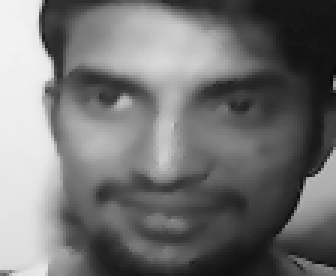
#> input picture Real Time Face Recognition Using OpenCV/database/Vijesh/101.png, 112 x 92 px, given in place of the camera (shown 3 times larger)
$ python create_database.py database/Vijesh/101.png
#> lines starting #> are read from the running program, lines starting #| are printed output that depends on the picture
# create_database.py
import cv2
import sys
import os
import time

count = 0
size = 4
fn_haar = 'haarcascade_frontalface_default.xml'
fn_dir = 'database'
fn_name = sys.argv[1]  # name of the person
path = os.path.join(fn_dir, fn_name)
if not os.path.isdir(path):
    os.mkdir(path)
(im_width, im_height) = (112, 92)
haar_cascade = cv2.CascadeClassifier(fn_haar)
webcam = cv2.VideoCapture(0)

print("-----------------------Taking pictures----------------------")
print("--------------------Give some expressions---------------------")
# The program loops until it has 20 images of the face.

while count < 300:
    (rval, im) = webcam.read()
#> im is the input picture: shape (92, 112, 3); min 10, max 243, mean 115.3
    im = cv2.flip(im, 1, 0)
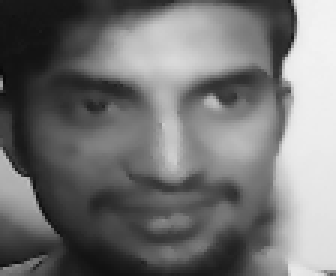
#> im: shape (92, 112, 3) (shown 3 times larger); min 10, max 243, mean 115.3
    gray = cv2.cvtColor(im, cv2.COLOR_BGR2GRAY)
    mini = cv2.resize(gray, (int(gray.shape[1] / size), int(gray.shape[0] / size)))
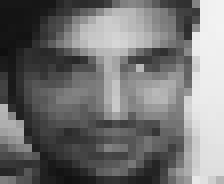
#> mini: shape (23, 28) (shown 8 times larger); min 15, max 243, mean 115.5
    faces = haar_cascade.detectMultiScale(mini)
#> faces = ()
    faces = sorted(faces, key=lambda x: x[3])
#> faces = []
    if faces:
        face_i = faces[0]
        (x, y, w, h) = [v * size for v in face_i]
        face = gray[y:y + h, x:x + w]
        face_resize = cv2.resize(face, (im_width, im_height))
        pin = sorted([int(n[:n.find('.')]) for n in os.listdir(path)
                      if n[0] != '.'] + [0])[-1] + 1
        cv2.imwrite('%s/%s.png' % (path, pin), face_resize)
        cv2.rectangle(im, (x, y), (x + w, y + h), (0, 255, 0), 3)
        cv2.putText(im, fn_name, (x - 10, y - 10), cv2.FONT_HERSHEY_PLAIN,
                    1, (0, 255, 0))
        time.sleep(0.38)
        count += 1

    cv2.imshow('OpenCV', im)
    key = cv2.waitKey(10)
#> (key Esc is pressed here)
    if key == 27:
        break
print(str(count) + " images taken and saved to " + fn_name + " folder in database ")

$ run again, on Real Time Face Recognition Using OpenCV/database/Vijesh/105.png
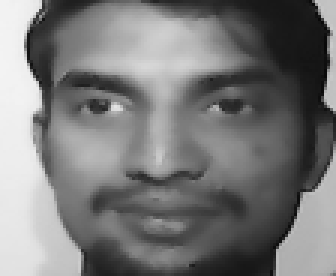
#> input picture Real Time Face Recognition Using OpenCV/database/Vijesh/105.png, 112 x 92 px, given in place of the camera (shown 3 times larger)
#> im is the input picture: shape (92, 112, 3); min 9, max 243, mean 121.2
#> `im = cv2.flip(im, 1, 0)`:
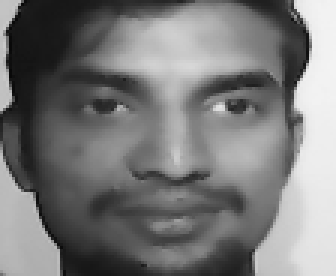
#> im: shape (92, 112, 3) (shown 3 times larger); min 9, max 243, mean 121.2
#> `mini = cv2.resize(gray, (int(gray.shape[1] / size), int(gray.shape[0] ..`:
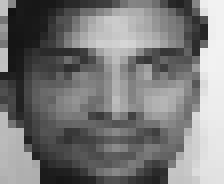
#> mini: shape (23, 28) (shown 8 times larger); min 18, max 243, mean 121.7
#> `faces = haar_cascade.detectMultiScale(mini)`: faces = ()
#> `faces = sorted(faces, key=lambda x: x[3])`: faces = []

$ run again, on Real Time Face Recognition Using OpenCV/database/Vijesh/106.png
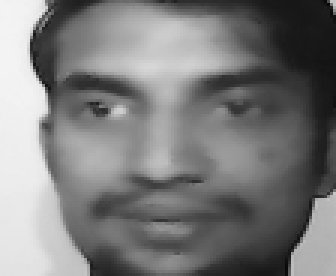
#> input picture Real Time Face Recognition Using OpenCV/database/Vijesh/106.png, 112 x 92 px, given in place of the camera (shown 3 times larger)
#> im is the input picture: shape (92, 112, 3); min 9, max 243, mean 123.8
#> `im = cv2.flip(im, 1, 0)`:
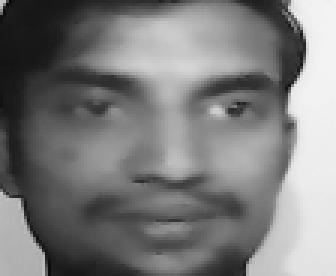
#> im: shape (92, 112, 3) (shown 3 times larger); min 9, max 243, mean 123.8
#> `mini = cv2.resize(gray, (int(gray.shape[1] / size), int(gray.shape[0] ..`:
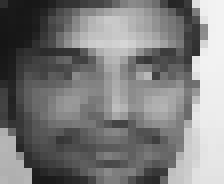
#> mini: shape (23, 28) (shown 8 times larger); min 21, max 243, mean 124
#> `faces = haar_cascade.detectMultiScale(mini)`: faces = ()
#> `faces = sorted(faces, key=lambda x: x[3])`: faces = []

$ run again, on Real Time Face Recognition Using OpenCV/database/Vijesh/109.png
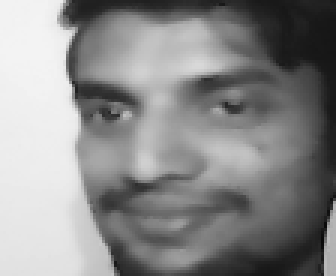
#> input picture Real Time Face Recognition Using OpenCV/database/Vijesh/109.png, 112 x 92 px, given in place of the camera (shown 3 times larger)
#> im is the input picture: shape (92, 112, 3); min 10, max 243, mean 138
#> `im = cv2.flip(im, 1, 0)`:
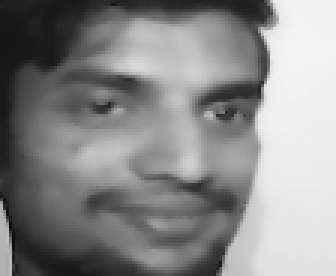
#> im: shape (92, 112, 3) (shown 3 times larger); min 10, max 243, mean 138
#> `mini = cv2.resize(gray, (int(gray.shape[1] / size), int(gray.shape[0] ..`:
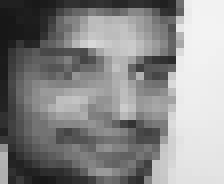
#> mini: shape (23, 28) (shown 8 times larger); min 23, max 243, mean 138.3
#> `faces = haar_cascade.detectMultiScale(mini)`: faces = ()
#> `faces = sorted(faces, key=lambda x: x[3])`: faces = []
